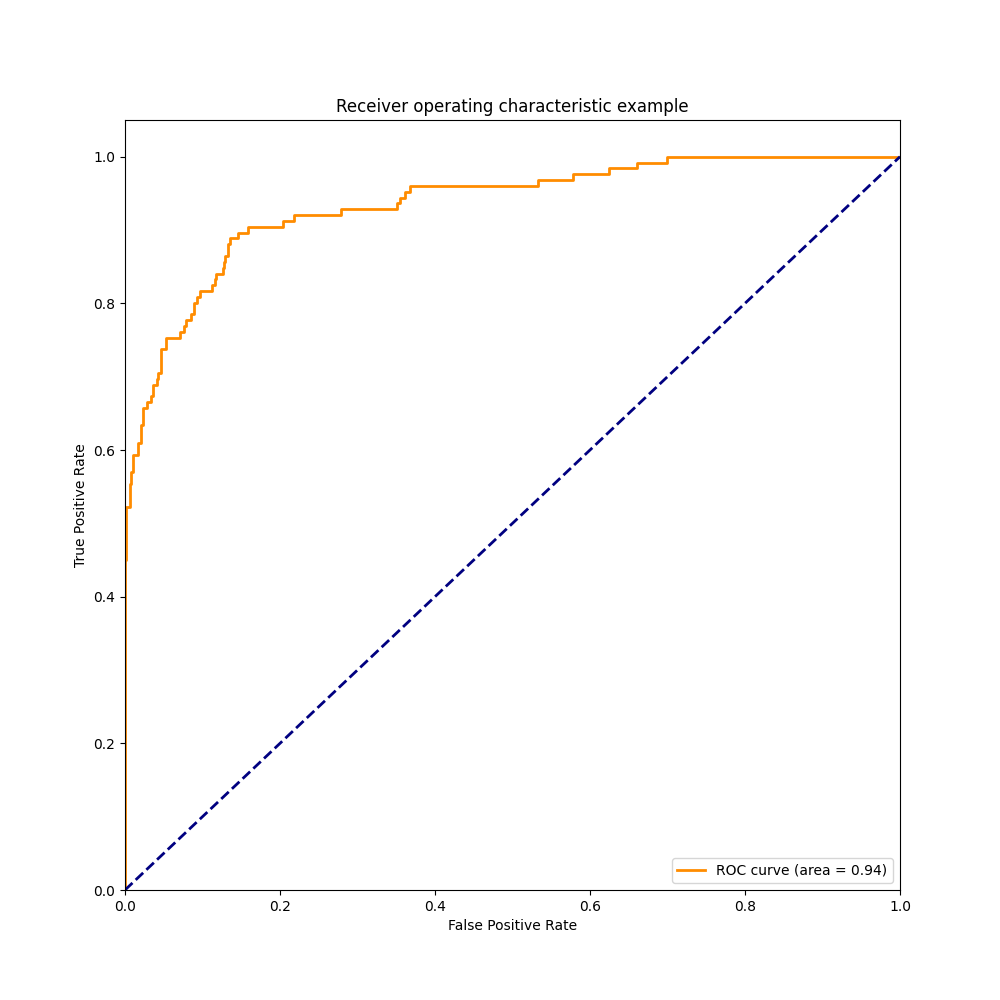

This figure's Python source:

import sys
sys.path.append('./tool_deploy/')
sys.path.append('./')
sys.path.append('../')
import face_model as face_model
import argparse
import cv2
import numpy as np
from pathlib import Path
from sklearn.metrics import roc_curve, auc
import matplotlib.pyplot as plt
import torch
from backbone.smallVGG import SmallVGG

CKPT_PATH = '../model/SMALLVGG/Iter_033000_net.ckpt'
DATA_ROOT = '/media/HD1/home/luojiapeng/Projects/Face_Pytorch/data/AI_IMAGES'
DET_GPU = -1

def get_data():
    cls_img_dict = {}
    data = np.loadtxt(DATA_ROOT+'.txt', dtype=str).tolist()
    for img, c in data:
        cls_img_dict.setdefault(c, []).append(Path(DATA_ROOT) / img)
    return cls_img_dict

if __name__ == '__main__':
    rec_model = SmallVGG(1, 256, alpha=0.5)
    rec_model.load_state_dict(torch.load(CKPT_PATH)['net_state_dict'])

    model = face_model.FaceModel(DET_GPU, rec_model, rec_model_in_channels=1)
    data = get_data()
    img_num = sum([len(v) for v in data.values()])
    M = np.zeros([img_num, img_num])
    rows = sum([v for v in data.values()], [])
    r, c = -1, -1
    dists = []
    labels = []
    for c0, imgs0 in data.items():
        for img0 in imgs0:
            r += 1
            print(img0)
            c = -1
            for c1, imgs1 in data.items():
                for img1 in imgs1:
                    c += 1
                    im0 = cv2.imread(str(img0))
                    im0 = model.get_input(im0)
                    f0 = model.get_feature(im0)

                    im1 = cv2.imread(str(img1))
                    im1 = model.get_input(im1)
                    f1 = model.get_feature(im1)
                    d = np.sum(np.square(f0 - f1))
                    dists.append(d)
                    labels.append(1 if c0==c1 else 0)
    dists = np.array(dists)
    min_d = dists.min()
    max_d = dists.max()
    score = np.exp( - (dists - min_d) / (max_d - min_d))
    fpr,tpr,threshold = roc_curve(labels, score)
    roc_auc = auc(fpr,tpr)
    print(roc_auc)
    plt.figure()
    lw = 2
    plt.figure(figsize=(10,10))
    plt.plot(fpr, tpr, color='darkorange',
             lw=lw, label='ROC curve (area = %0.2f)' % roc_auc) ###假正率为横坐标，真正率为纵坐标做曲线
    plt.plot([0, 1], [0, 1], color='navy', lw=lw, linestyle='--')
    plt.xlim([0.0, 1.0])
    plt.ylim([0.0, 1.05])
    plt.xlabel('False Positive Rate')
    plt.ylabel('True Positive Rate')
    plt.title('Receiver operating characteristic example')
    plt.legend(loc="lower right")
    plt.savefig('roc.png')